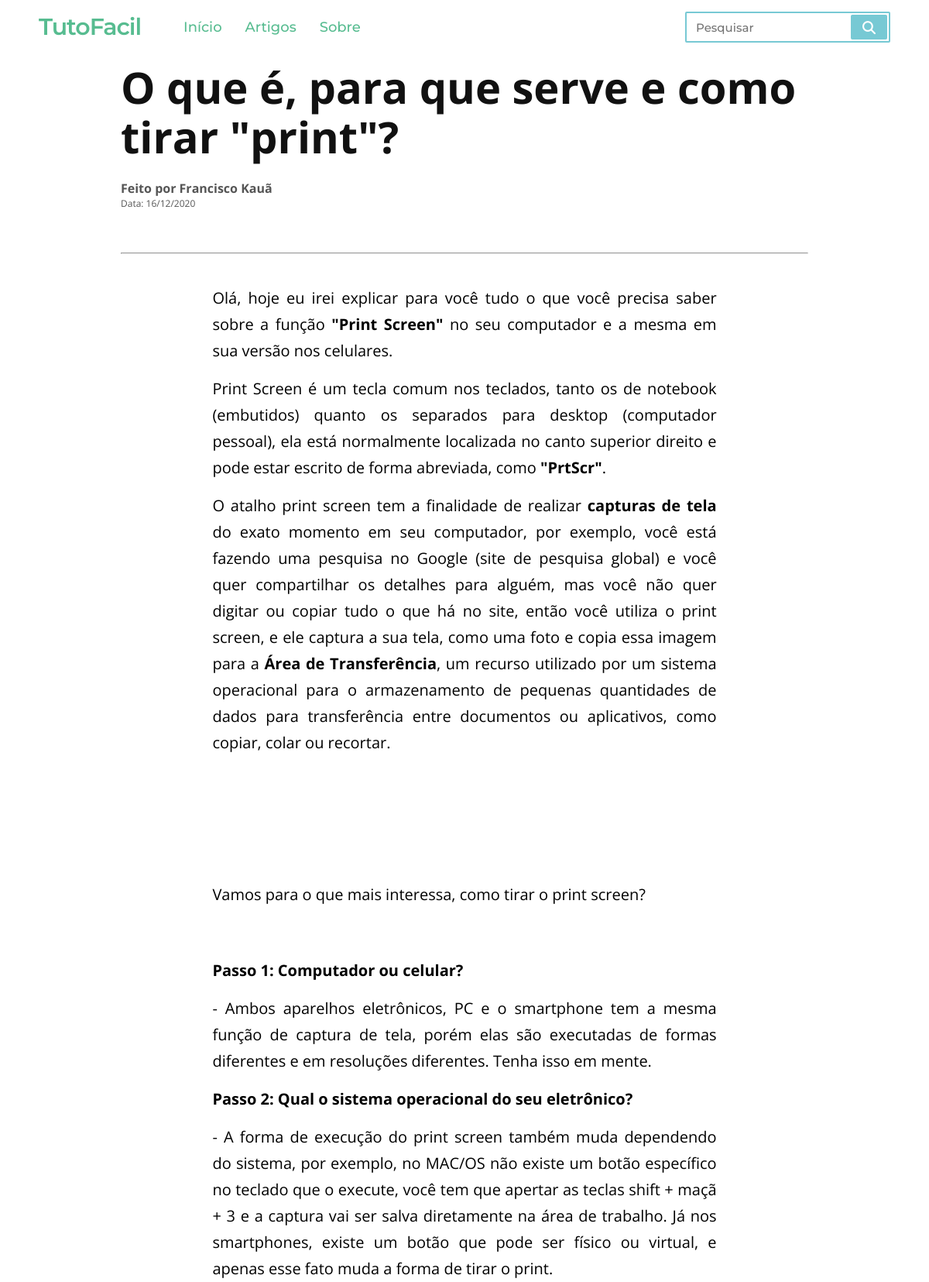
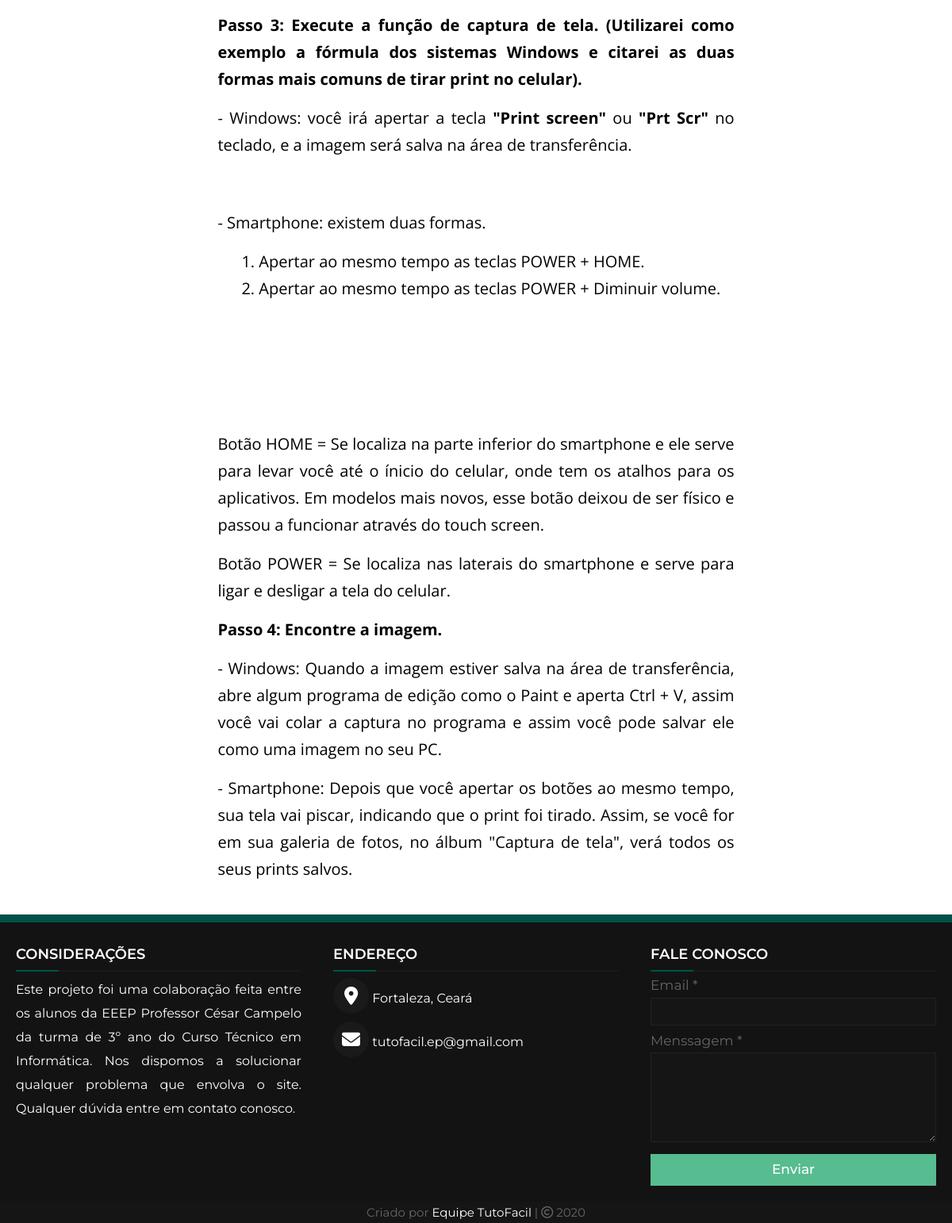
/PHP/modelo_artigo.php?id=1, run on the app's committed database (2 pictures, top to bottom).
### tables this page shows
CREATE TABLE `temas` (
  `id_tema` int(11) NOT NULL,
  `titulo` varchar(100) DEFAULT NULL,
  `texto` varchar(20000) DEFAULT NULL,
  `autor` varchar(50) DEFAULT NULL,
  `data_tema` varchar(10) DEFAULT NULL
);

### PHP/modelo_artigo.php (the view, shortened to what this page needs)
<!DOCTYPE html>
<html lang="pt-br">
<head>
  <link rel="stylesheet" type="text/css" href="CSS/style-navbar.css" />
  <link rel="stylesheet" type="text/css" href="CSS/normalize.css" />
  <link rel="stylesheet" type="text/css" href="CSS/style-artigo.css" />
  <link rel="stylesheet" type="text/css" href="CSS/footer.css" />
</head>
<body>
  <div class="arranjo_tecnico"></div>
  <nav>
    <div class="logo">TutoFacil</div>
    <ul class="nav-items">
      <li><a href="index.php">Início</a></li>
      <li><a href="tutoriais.php">Artigos</a></li>
      <li><a href="sobre.php">Sobre</a></li>
    </ul>
    <form action="tutoriais_pesquisa.php" method="get">
      <input type="search" name="txtpesquisar" class="search-data" placeholder="Pesquisar" required />
      <button type="submit" class="fas fa-search" name="pesquisar"></button>
    </form>
  </nav>
  <main>
    <div class="article-content">
      <div class="title">
        <div class="main-title">
          <?php
          require_once("conexao.php");
          if (isset($_GET['id'])) {
            $id_tema = $_GET['id'];
            $query = "SELECT * FROM temas WHERE id_tema LIKE '$id_tema'";
          } else {
            header('Location: index.php');
          }
          $resultado = mysqli_query($conexao, $query);
          while ($array = mysqli_fetch_array($resultado)) {
            $titulo_tema = $array['titulo'];
            $texto = $array['texto'];
            $autor = $array['autor'];
            $data = $array['data_tema'];
          ?>
            <h1 class="title"><?php echo $titulo_tema ?></h1>
        </div>
        <div class="autor">
          <p>Feito por <?php echo $autor ?></p>
          <span>Data: <?php echo $data ?></span>
        </div>
        <hr>
        <div class="article-body">
          <p><?php echo $texto; ?></p>
        <?php } ?>
        </div>
  </main>
  <div class="espacamento"></div>
  <footer>
    <div class="main-content">
      <div class="left box">
        <h2>Considerações</h2>
        <div class="content">
          <p>
            Este projeto foi uma colaboração feita entre os alunos da EEEP
            Professor César Campelo da turma de 3º ano do Curso Técnico em Informática.
            Nos dispomos a solucionar qualquer problema que envolva o site. Qualquer dúvida entre em contato conosco.
          </p>
        </div>
      </div>
      <div class="center box">
        <h2>Endereço</h2>
        <div class="content">
          <div class="place">
            <span class="fas fa-map-marker-alt"></span>
            <span>Fortaleza, Ceará</span>
          </div>
          <div class="email">
            <span class="fas fa-envelope"></span>
            <span>tutofacil.ep@gmail.com</span>
          </div>
        </div>
      </div>
      <div class="right box">
        <h2>Fale Conosco</h2>
        <div class="content">
          <form action="#">
            <div class="email">
              <div class="text">Email *</div>
              <input type="email" name="email" required />
            </div>
            <div class="msg">
              <div class="text">Menssagem *</div>
              <textarea name="mensagem" cols="25" rows="7" required></textarea>
            </div>
            <div class="send-btn">
              <button type="submit" name="enviar">Enviar</button>
            </div>
          </form>
        </div>
      </div>
    </div>
    <div class="bottom">
      <center>
        <span class="credit">Criado por</span> Equipe TutoFacil
        <span> | </span> <span class="far fa-copyright"></span><span> 2020</span>
      </center>
    </div>
  </footer>
</body>
</html>

### CSS/style-navbar.css (style rules this page uses)
.arranjo_tecnico { height: 70px; }
nav { background: #ffffff; position: fixed; font-family: "Montserrat", sans-serif; display: flex; flex-wrap: wrap; align-items: center; justify-content: space-between; height: 70px; top: 0px; width: 100%; padding: 0 100px; z-index: 2; }
nav .logo { color: #57bc90; font-size: 30px; font-weight: 600; letter-spacing: -1px; }
nav .nav-items { display: flex; flex: 1; padding: 0 0 0 40px; }
nav .nav-items li { padding: 0 15px; height: 70px; line-height: 70px; transition: 0.4s; }
nav .nav-items li a { text-decoration: none; color: #57bc90; font-size: 18px; font-weight: 500; transition: 0.4s; }
nav form { display: flex; height: 40px; border-radius: 2px; padding: 2px; background: #ffffff; min-width: 18% !important; border: 2px solid #77c9d4; }
nav form .search-data { outline: none; height: 100%; width: 100%; padding: 0 10px; color: #015249; font-weight: 500; background: none; border: none; font-size: 15px; }
.search-data:invalid { box-shadow: none; }
nav form button { padding: 0 15px; background: #77c9d4; border: none; cursor: pointer; font-size: 17px; color: #ffffff; border-radius: 2px; }
@media (max-width: 1245px) { nav { padding: 0 50px; } }

### CSS/style-artigo.css (style rules this page uses)
main { font-family: "Open Sans", sans-serif; max-width: 1600px; margin: 0 auto; }
.article-content { margin: 0 auto; width: 55.5rem; }
.title { margin: 0 auto; width: 55.5rem; }
.main-title h1, h2, h3 { margin: 10px 0; }
.main-title h1 { font-size: 56px; color: #111111; }
.title .autor { margin: 25px 0 55px 0; }
.title .autor p { font-size: 16px; font-weight: 700; color: #555555; }
.title .autor span { font-size: 12px; color: #555555; }
.article-body { margin: 40px auto 40px auto; width: 40.7rem; }
.article-body p { margin: 15px 0 15px 0; font-size: 20px; line-height: 34px; text-align: justify; }

### CSS/footer.css (style rules this page uses)
.espacamento { width: 100%; height: 10px; background: #015249; }
footer { font-family: "Montserrat", sans-serif; color: #ffffff; position: relative; bottom: 0; width: 100%; background: #131313; }
.main-content { display: flex; }
.main-content .box { flex-basis: 50%; padding: 20px 20px; }
.box h2 { font-size: 1.125rem; font-weight: 600; text-transform: uppercase; }
.box .content { margin: 20px 0 0 0; position: relative; }
.box .content::before { position: absolute; content: ''; top: -10px; height: 2px; width: 100%; background: #1a1a1a; }
.box .content::after { position: absolute; content: ''; height: 2px; width: 15%; background: #015249; top: -10px; }
.left .content p { text-align: justify; line-height: 30px; }
.center .content .fas { font-size: 1.4375rem; background: #1a1a1a; height: 45px; width: 45px; line-height: 45px; text-align: center; border-radius: 50%; transition: 0.3s ease; }
.center .content .email { margin: 10px 0; }
.right form .text { font-size: 1.0625rem; margin-bottom: 5px; color: #656565; }
.right form .msg { margin-top: 10px; }
.right form input, .right form textarea { width: 100%; font-size: 0.8rem; background: #151515; padding-left: 6px; border: 1px solid #222222; color: #ffffff; }
.right form textarea { padding-top: 8px; }
.right form input { height: 35px; }
.right form .send-btn { margin-top: 10px; }
.right form .send-btn button { color: #ffffff; height: 40px; width: 100%; border: none; outline: none; background: #57BC90; font-size: 1.0625rem; font-weight: 500; cursor: pointer; transition: 0.3s; }
.right form .email input:invalid, .right form .msg textarea { box-shadow: none; }
.bottom center { padding: 5px; font-size: 0.9375rem; background-color: #151515; }
.bottom center span { color: #656565; }

### data on the page
temas: titulo "O que é, para que serve e como tirar \"print\"?", autor "Francisco Kauã", data_tema "16/12/2020", texto "Olá, hoje eu irei explicar para você tudo o que você precisa saber sobre a função \"Print Screen\" no seu computador e a mesma em sua versão nos celulares. Print Screen é um tecla comum nos teclados, tanto os de notebook (embutidos) quanto os separados para desktop (computador pessoal), ela está normalmente localizada no canto superior direito e pode estar escrito de forma abreviada, como \"PrtScr\" . O atalho print screen tem a finalidade de realizar capturas de tela do exato momento em seu computador, por exemplo, você está fazendo uma pesquisa no Google (site de pesquisa global) e você quer compartilhar os detalhes para alguém, mas você não quer digitar ou copiar tudo o que há no site, então…"
